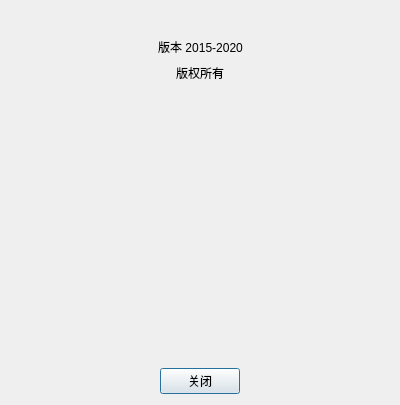
<?xml version="1.0" encoding="UTF-8"?>
<ui version="4.0">
 <class>AboutDialog</class>
 <widget class="QDialog" name="AboutDialog">
  <property name="geometry">
   <rect>
    <x>0</x>
    <y>0</y>
    <width>400</width>
    <height>405</height>
   </rect>
  </property>
  <property name="windowTitle">
   <string>Dialog</string>
  </property>
  <layout class="QVBoxLayout" name="verticalLayout_4">
   <item>
    <layout class="QHBoxLayout" name="horizontalLayout_4">
     <item>
      <spacer name="horizontalSpacer_7">
       <property name="orientation">
        <enum>Qt::Horizontal</enum>
       </property>
       <property name="sizeHint" stdset="0">
        <size>
         <width>40</width>
         <height>20</height>
        </size>
       </property>
      </spacer>
     </item>
     <item>
      <widget class="QLabel" name="label_3">
       <property name="text">
        <string>&lt;!DOCTYPE HTML PUBLIC &quot;-//W3C//DTD HTML 4.0//EN&quot; &quot;http://www.w3.org/TR/REC-html40/strict.dtd&quot;&gt;
&lt;html&gt;&lt;head&gt;&lt;meta name=&quot;qrichtext&quot; content=&quot;1&quot; /&gt;&lt;style type=&quot;text/css&quot;&gt;
p, li { white-space: pre-wrap; }
&lt;/style&gt;&lt;/head&gt;&lt;body style=&quot; font-family:'Ubuntu'; font-size:11pt; font-weight:400; font-style:normal;&quot;&gt;
&lt;p align=&quot;center&quot; style=&quot; margin-top:0px; margin-bottom:0px; margin-left:0px; margin-right:0px; -qt-block-indent:0; text-indent:0px;&quot;&gt;&lt;img src=&quot;:/icons/elisa_128px_540496_easyicon.net.png&quot; /&gt;&lt;/p&gt;&lt;/body&gt;&lt;/html&gt;</string>
       </property>
      </widget>
     </item>
     <item>
      <spacer name="horizontalSpacer_8">
       <property name="orientation">
        <enum>Qt::Horizontal</enum>
       </property>
       <property name="sizeHint" stdset="0">
        <size>
         <width>40</width>
         <height>20</height>
        </size>
       </property>
      </spacer>
     </item>
    </layout>
   </item>
   <item>
    <layout class="QVBoxLayout" name="verticalLayout_3">
     <item>
      <layout class="QVBoxLayout" name="verticalLayout">
       <item>
        <layout class="QHBoxLayout" name="horizontalLayout">
         <item>
          <spacer name="horizontalSpacer">
           <property name="orientation">
            <enum>Qt::Horizontal</enum>
           </property>
           <property name="sizeHint" stdset="0">
            <size>
             <width>40</width>
             <height>20</height>
            </size>
           </property>
          </spacer>
         </item>
         <item>
          <widget class="QLabel" name="label">
           <property name="text">
            <string>&lt;html&gt;&lt;head/&gt;&lt;body&gt;&lt;p align=&quot;center&quot;&gt;版本 2015-2020&lt;/p&gt;&lt;/body&gt;&lt;/html&gt;</string>
           </property>
          </widget>
         </item>
         <item>
          <spacer name="horizontalSpacer_2">
           <property name="orientation">
            <enum>Qt::Horizontal</enum>
           </property>
           <property name="sizeHint" stdset="0">
            <size>
             <width>40</width>
             <height>20</height>
            </size>
           </property>
          </spacer>
         </item>
        </layout>
       </item>
       <item>
        <layout class="QHBoxLayout" name="horizontalLayout_2">
         <item>
          <spacer name="horizontalSpacer_3">
           <property name="orientation">
            <enum>Qt::Horizontal</enum>
           </property>
           <property name="sizeHint" stdset="0">
            <size>
             <width>40</width>
             <height>20</height>
            </size>
           </property>
          </spacer>
         </item>
         <item>
          <widget class="QLabel" name="label_2">
           <property name="text">
            <string>版权所有</string>
           </property>
          </widget>
         </item>
         <item>
          <spacer name="horizontalSpacer_4">
           <property name="orientation">
            <enum>Qt::Horizontal</enum>
           </property>
           <property name="sizeHint" stdset="0">
            <size>
             <width>40</width>
             <height>20</height>
            </size>
           </property>
          </spacer>
         </item>
        </layout>
       </item>
      </layout>
     </item>
     <item>
      <layout class="QVBoxLayout" name="verticalLayout_2">
       <item>
        <spacer name="verticalSpacer">
         <property name="orientation">
          <enum>Qt::Vertical</enum>
         </property>
         <property name="sizeHint" stdset="0">
          <size>
           <width>20</width>
           <height>40</height>
          </size>
         </property>
        </spacer>
       </item>
       <item>
        <layout class="QHBoxLayout" name="horizontalLayout_3">
         <item>
          <spacer name="horizontalSpacer_5">
           <property name="orientation">
            <enum>Qt::Horizontal</enum>
           </property>
           <property name="sizeHint" stdset="0">
            <size>
             <width>40</width>
             <height>20</height>
            </size>
           </property>
          </spacer>
         </item>
         <item>
          <widget class="QPushButton" name="pushButton">
           <property name="text">
            <string>关闭</string>
           </property>
          </widget>
         </item>
         <item>
          <spacer name="horizontalSpacer_6">
           <property name="orientation">
            <enum>Qt::Horizontal</enum>
           </property>
           <property name="sizeHint" stdset="0">
            <size>
             <width>40</width>
             <height>20</height>
            </size>
           </property>
          </spacer>
         </item>
        </layout>
       </item>
      </layout>
     </item>
    </layout>
   </item>
  </layout>
 </widget>
 <resources/>
 <connections/>
</ui>
